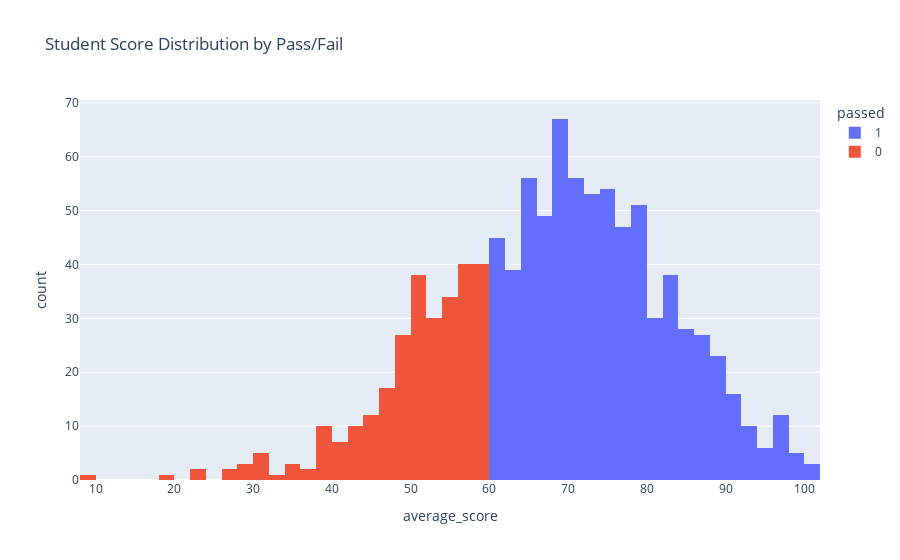

This figure's notebook cell:
### Code cell
fig = px.histogram(
    df,
    x='average_score',
    color='passed',
    title='Student Score Distribution by Pass/Fail'
)
fig.show()

### Figure 1 — Plotly figure (JSON) as saved in the notebook; plotly's stock layout.template omitted (floating-point values rounded to 4 significant figures; data arrays with more than 128 entries replaced by an {"elided": "..."} marker saying what was removed)
{"data": [{"bingroup": "x", "hovertemplate": "passed=1<br>average_score=%{x}<br>count=%{y}<extra></extra>", "legendgroup": "1", "marker": {"color": "#636efa", "pattern": {"shape": ""}}, "name": "1", "orientation": "v", "showlegend": true, "type": "histogram", "x": {"elided": "715 float values"}, "xaxis": "x", "yaxis": "y"}, {"bingroup": "x", "hovertemplate": "passed=0<br>average_score=%{x}<br>count=%{y}<extra></extra>", "legendgroup": "0", "marker": {"color": "#EF553B", "pattern": {"shape": ""}}, "name": "0", "orientation": "v", "showlegend": true, "type": "histogram", "x": {"elided": "285 float values"}, "xaxis": "x", "yaxis": "y"}], "layout": {"barmode": "relative", "legend": {"title": {"text": "passed"}, "tracegroupgap": 0}, "title": {"text": "Student Score Distribution by Pass/Fail"}, "xaxis": {"anchor": "y", "domain": [0, 1], "title": {"text": "average_score"}}, "yaxis": {"anchor": "x", "domain": [0, 1], "title": {"text": "count"}}}}
